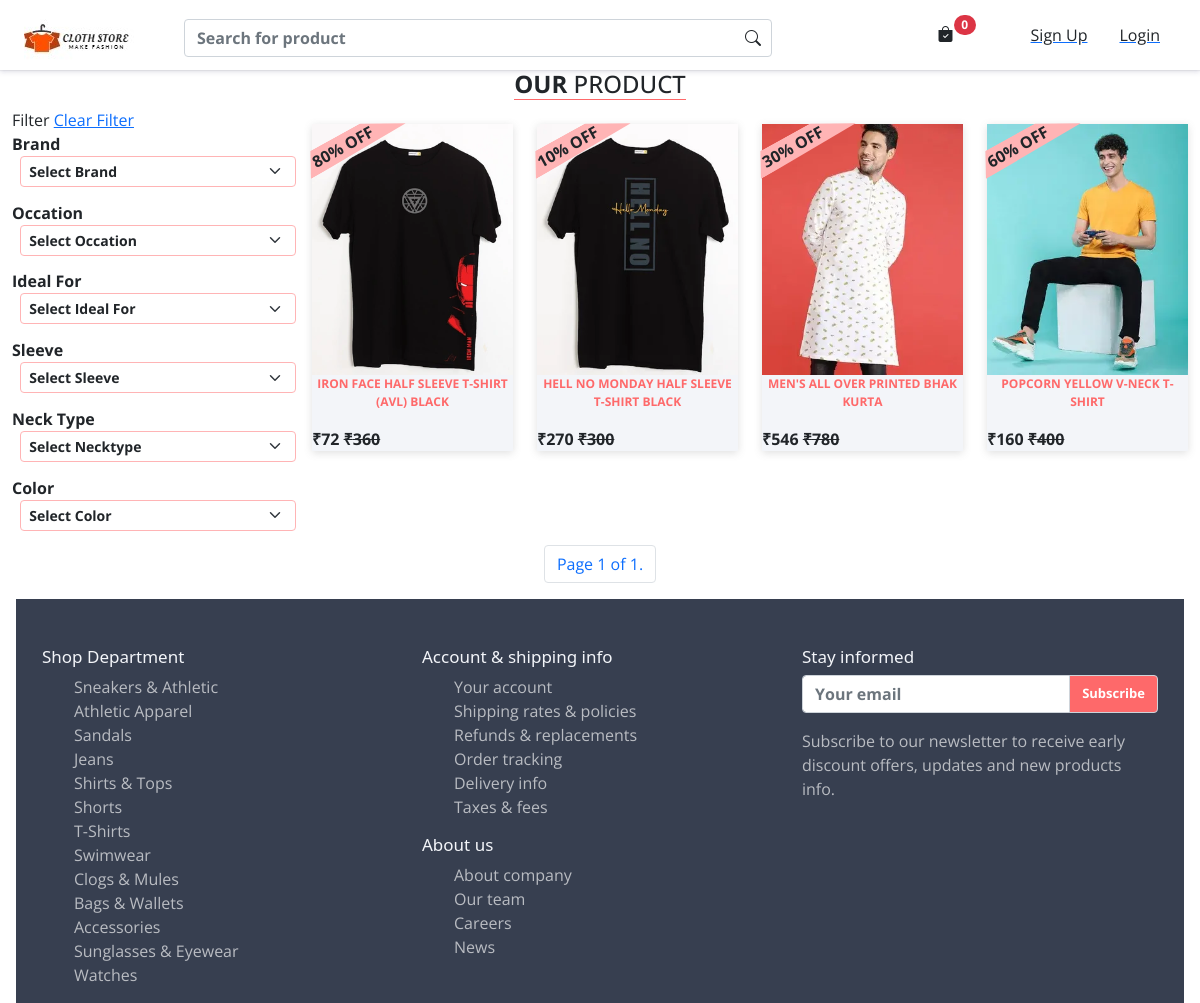
The page / on the database its author committed.
### Store/models/product.py (models this page shows, shortened)
class Tshirt(models.Model):
    tshirt_name = models.CharField(max_length=100, null=False)
    slug = models.CharField(max_length=200 , null=False , unique=True , default='')
    tshirt_Desc = models.CharField(max_length=100, null=True, blank=True)
    discount = models.IntegerField()
    tshirt_img = models.ImageField(upload_to='upload/img', null=False)
    tshirt_img2 = models.ImageField(upload_to='upload/img', null=True, blank=True)
    tshirt_img3 = models.ImageField(upload_to='upload/img', null=True , blank=True)
    occasion = models.ForeignKey(Occasion, on_delete=models.CASCADE)
    Ideal_for = models.ForeignKey(IdealFor, on_delete=models.CASCADE)
    Neck_type = models.ForeignKey(NeckType, on_delete=models.CASCADE)
    sleeve = models.ForeignKey(Sleeve, on_delete=models.CASCADE)
    brand = models.ForeignKey(Brand, on_delete=models.CASCADE)
    color = models.ForeignKey(Color, on_delete=models.CASCADE)

class SizeVariant(models.Model):
    SIZES = (
        ('S', 'Small'),
        ('M', 'Medium'),
        ('L', 'Large'),
        ('XL', 'XL'),
        ('XXL', 'XXL'),
    )
    price = models.IntegerField()
    tshirt = models.ForeignKey(Tshirt, on_delete=models.CASCADE)
    size = models.CharField(choices=SIZES, max_length=5)

### Store/views/index.py (the view)
# urls.py: path('', index , name='indexpage'),
def index(request):
    Slider = slider.objects.filter(Show_Slider=True)
    data = request.GET
    page = data.get('page')
    if page is None or page == '':
        page = 1
    Brands = data.get('brand')
    Occations = data.get('occation')
    Idealfor = data.get('idealfor')
    sleeves = data.get('sleeve')
    necktypes = data.get('necktype')
    colors = data.get('color')
    occation = Occasion.objects.all()
    brand = Brand.objects.all()
    color = Color.objects.all()
    idealfor = IdealFor.objects.all()
    sleeve = Sleeve.objects.all()
    necktype = NeckType.objects.all()
    tshirt = Tshirt.objects.all()
    if Brands !="" and Brands != None:
        tshirt = tshirt.filter(brand__slug=Brands)
    if Occations !='' and Occations != None:
        tshirt = tshirt.filter(occasion__slug=Occations)
    if  Idealfor !='' and Idealfor != None:
        tshirt = tshirt.filter(Ideal_for__slug=Idealfor)
    if  sleeves !='' and sleeves != None:
        tshirt = tshirt.filter(sleeve__slug=sleeves)
    if necktypes != '' and necktypes != None:
        tshirt = tshirt.filter(Neck_type__slug=necktypes)
    if colors != '' and colors != None:
        tshirt = tshirt.filter(color__slug=colors)
    paginator = Paginator(tshirt , 5)
    page_obj = paginator.get_page(page)
    data = request.GET.copy()
    data['page']=''
    pageurl = urlencode(data)
    context = {
        'occation':occation,
        'brand':brand,
        'color':color,
        'idealfor':idealfor,
        'sleeve':sleeve,
        'necktype':necktype,
        'page_obj':page_obj,
        'Slider':Slider,
        'pageurl':pageurl
    }
    return render(request , 'index.html' , context=context)

### Store/templatetags/tshirt_tag.py (called while the page is built)
@register.simple_tag
def min_price(tshirt):
    size = tshirt.sizevariant_set.all().order_by('price').first() #return min size
    return floor(size.price)

@register.simple_tag
def sale_price(tshirt):
    Price = min_price(tshirt) #return price
    Discount = tshirt.discount #return Discount
    return floor(Price - (Price*Discount/100)) #return sale price

@register.simple_tag
def rupee():
    return f"₹"

@register.simple_tag
def selected_attr(request_slug , slug):
    if (request_slug == slug):
        return 'selected'
    else:
        return ''

### Store/templates/index.html (shortened to what this page needs)
{% extends "base.html" %}
{% load tshirt_tag %}
{% load static %}
{% block content%}
<div class="container-fluid mt-0">
  <div class="row">
    <div class="col-12 d-flex justify-content-center">
      <h4 class="best-saller"> <span class="fw-bold text-uppercase">OUR</span> <span
          class="text-uppercase">PRODUCT</span>
      </h4>
    </div>
  </div>
</div>
<div class="container-fluid">
  <div class="row">
    <div class="col-md-3">
      <div class="">
        <span>Filter</span> <a href="/" class="t   ext-decoration-none"><span>Clear Filter</span></a>
      </div>
      <form id='filterform' action="/">
        <div class="filter">
          <label for="necktype" class="fw-bold">Brand</label>
          <select onchange="SubmitForm()" class="form-select form-select-sm fw-bold" name="brand"
            aria-label=".form-select-sm example">
            <option value="">Select Brand</option>
          </select>
          <label for="necktype" class="fw-bold">Occation</label>
          <select onchange="SubmitForm()" class="form-select form-select-sm fw-bold" name="occation"
            aria-label=".form-select-sm example">
            <option value="">Select Occation</option>
          </select>
          <label for="necktype" class="fw-bold">Ideal For</label>
          <select onchange="SubmitForm()" class="form-select form-select-sm fw-bold" name="idealfor"
            aria-label=".form-select-sm example">
            <option value="">Select Ideal For</option>
          </select>
          <label for="necktype" class="fw-bold">Sleeve</label>
          <select onchange="SubmitForm()" class="form-select form-select-sm fw-bold" name="sleeve"
            aria-label=".form-select-sm example">
            <option value="">Select Sleeve</option>
          </select>
          <label for="necktype" class="fw-bold">Neck Type</label>
          <select onchange="SubmitForm()" class="form-select form-select-sm fw-bold" name="necktype" id="necktype"
            aria-label=".form-select-sm example">
            <option value="">Select Necktype</option>
          </select>
          <label for="necktype" class="fw-bold">Color</label>
          <select onchange="SubmitForm()" class="form-select form-select-sm fw-bold" name="color"
            aria-label=".form-select-sm example">
            <option value="">Select Color</option>
          </select>
        </div>
      </form>
    </div>
    <div class="col-md-9">
      <div class="row">
        {% for tshirt in page_obj %}
        <div class="col-6 col-md-3 mt-3">
          <div class="main-arrival-body">
            <div class="main-arrival">
              <div class="lable">
                <p>{{tshirt.discount}}% OFF</p>
              </div>
              <div class="arrival-img">
                <a href="/product_detail/{{tshirt.slug}}"><img src="{{tshirt.tshirt_img.url}}" class="img-2 img-fluid"
                    alt=""></a>
              </div>
              <div class="productname-ratting">
                <div class="prod-name">
                  <p class="text-center fw-bold">{{tshirt.tshirt_name}}</p>
                </div>
                <span class=" fw-bold text-center">{%rupee%}{%sale_price tshirt%}</span>
                <del><span class=" fw-bold text-center">{%rupee%}{%min_price tshirt%}</span></del>
              </div>
            </div>
          </div>
        </div>
        {% endfor %}
      </div>
    </div>
    <nav aria-label="Page navigation">
      <ul class="pagination justify-content-center">
        <li class="page-item">
          <a class="page-link" href=""> Page {{ page_obj.number }} of {{ page_obj.paginator.num_pages }}.</a>
        </li>
      </ul>
    </nav>
  </div>
</div>
{% endblock%}

### Store/templates/base.html (shortened to what this page needs)
{% load static %}
<!DOCTYPE html>
<html lang="en">
<head>
  <link href="https://cdn.jsdelivr.net/npm/bootstrap@5.0.2/dist/css/bootstrap.min.css" rel="stylesheet"
>
  <link rel="stylesheet" href="https://cdn.jsdelivr.net/npm/bootstrap-icons@1.5.0/font/bootstrap-icons.css">
  <link rel="stylesheet" href="{% static 'css/style.css' %}">
  <link rel="stylesheet" href="{% static 'css/owl.carousel.css' %}">
  <link rel="stylesheet" href="{% static 'css/owl.theme.default.css' }">
  <link rel="stylesheet" href="{% static 'css/splide.min.css' %}">
  <link rel="stylesheet" href="{% static 'css/splide-default.min.css' %}">
  <link href="https://unpkg.com/aos@2.3.1/dist/aos.css" rel="stylesheet">
</head>
<div class="container-fluid main-section-nav">
  <nav class="navbar navbar-expand-lg navbar-light middle-nav">
    <div class="container-fluid">
      <a class="navbar-brand" href="/"><img src="{% static 'img/logo/logo.png' %}" alt="" class="img-fluid logo"></a>
      <ul class="list-group list-group-horizontal">
        <a href="/cart"><buton type="button" class="btn position-relative" style="padding-right: 60px;">
          <i class="bi bi-bag-check-fill"></i>
          <span class="position-absolute badge rounded-pill bg-danger">
          {{request.session.cart|length}}
          </span>
        </button></a>
        {% if request.user.is_authenticated %}
        <div class="btn-group manoj1">
          <button type="button" class="user-name btn dropdown-toggle" data-bs-toggle="dropdown" data-bs-display="static"
            aria-expanded="false">{{request.user.first_name.0}}</button>
          <ul class="dropdown-menu dropdown-menu-end dropdown-menu-lg-start">
            <li><a class="dropdown-item" href="/order">Order</a></li>
            <li><a class="dropdown-item" href="/accounts/LogOut">Log Out</a></li>
          </ul>
        </div>
        {% else %}
        <a href="/accounts/register">
          <li class="list-group-item">Sign Up</li>
        </a>
        <a href="/accounts/login">
          <li class="list-group-item">Login</li>
        </a>
        {% endif %}
      </ul>
    </div>
  </nav>
  <div class="container">
    <div class="row d-flex">
      <form class="search-form">
        <input class="form-control fw-bold" type="" placeholder="Search for product" aria-label="Search">
        <button class="btn search-icon seaarch-icon-2" type="submit"><i class="bi bi-search "></i></button>
      </form>
    </div>
  </div>
</div>
{%block content%}
{%endblock%}
<div class="footer mx-3 pt-5">
  <div class="container">
    <div class="row">
      <div class="col-md-4 col-sm-6">
        <div class="footer-main-body">
          <div class="footer-name">
            <h3>Shop Department</h3>
          </div>
          <div class="footer-product-name">
            <ul class="footer-ul-item">
              <li class=""><a class="" href="#">Sneakers &amp; Athletic</a></li>
              <li class=""><a class="" href="#">Athletic Apparel</a></li>
              <li class=""><a class="" href="#">Sandals</a></li>
              <li class=""><a class="" href="#">Jeans</a></li>
              <li class=""><a class="" href="#">Shirts &amp; Tops</a></li>
              <li class=""><a class="" href="#">Shorts</a></li>
              <li class=""><a class="" href="#">T-Shirts</a></li>
              <li class=""><a class="" href="#">Swimwear</a></li>
              <li class=""><a class="" href="#">Clogs &amp; Mules</a></li>
              <li class=""><a class="" href="#">Bags &amp; Wallets</a></li>
              <li class=""><a class="" href="#">Accessories</a></li>
              <li class=""><a class="" href="#">Sunglasses &amp; Eyewear</a></li>
              <li class=""><a class="" href="#">Watches</a></li>
            </ul>
          </div>
        </div>
      </div>
      <div class="col-md-4 col-sm-6">
        <div class="footer-main-body">
          <div class="footer-name">
            <h3>Account & shipping info</h3>
          </div>
          <div class="footer-product-name">
            <ul class="footer-ul-item">
              <li class=""><a class="" href="#">Your account</a></li>
              <li class=""><a class="" href="#">Shipping rates &amp; policies</a></li>
              <li class=""><a class="" href="#">Refunds &amp; replacements</a></li>
              <li class=""><a class="" href="#">Order tracking</a></li>
              <li class=""><a class="" href="#">Delivery info</a></li>
              <li class=""><a class="" href="#">Taxes &amp; fees</a></li>
            </ul>
          </div>
          <div class="about-us">
            <h3>About us</h3>
            <ul class="footer-ul-item">
              <li class=""><a class="" href="#">About company</a></li>
              <li class=""><a class="" href="#">Our team</a></li>
              <li class=""><a class="" href="#">Careers</a></li>
              <li class=""><a class="" href="#">News</a></li>
            </ul>
          </div>
        </div>
      </div>
      <div class="col-md-4 col-sm-6">
        <div class="footer-main-body">
          <div class="footer-name">
            <h3>Stay informed</h3>
          </div>
          <div class="footer-product-name">
            <div class="input-group mb-3">
              <input type="text" class="form-control fw-bold" placeholder="Your email" aria-label="Recipient's username"
                aria-describedby="basic-addon2">
              <span class="input-group-text" id="basic-addon2">Subscribe</span>
            </div>
            <p class="subs-theory">Subscribe to our newsletter to receive early discount offers, updates and new
              products info.</p>
          </div>
        </div>
      </div>
    </div>
  </div>
</div>
</body>
</html>

### Store/static/css/style.css (style rules this page uses)
* { margin: 0px; padding: 0px; -webkit-box-sizing: border-box; box-sizing: border-box; font-family: 'Open Sans', sans-serif; }
.main-section-nav { position: -webkit-sticky; position: sticky; top: 0; z-index: 3; -webkit-box-shadow: rgba(50, 50, 105, 0.15) 0px 2px 5px 0px, rgba(0, 0, 0, 0.05) 0px 1px 1px 0px; box-shadow: rgba(50, 50, 105, 0.15) 0px 2px 5px 0px, rgba(0, 0, 0, 0.05) 0px 1px 1px 0px; }
.navbar { top: 0; width: 100%; background-color: white; padding-top: 0rem !important; padding-bottom: 0rem !important; height: 70px; }
.logo { position: relative; top: 5px; }
.search-form { position: absolute; top: 19px; left: 172px; width: 51%; }
.seaarch-icon-2 { position: absolute; top: 0px; right: 10px; }
.list-group-item { background: none; border: none; cursor: pointer; }
.best-saller { border-bottom: 1px solid #fe696a; }
.prod-name { font-size: 12px; color: #fe696a; text-transform: uppercase; -webkit-transition: 0.3s; transition: 0.3s; }
.form-select { border: 1px solid #ffb4b5; margin: 0% 0% 5% 3%; }
.main-arrival-body { cursor: pointer; background-color: #f3f5f9; -webkit-box-shadow: rgba(99, 99, 99, 0.2) 0px 2px 8px 0px; box-shadow: rgba(99, 99, 99, 0.2) 0px 2px 8px 0px; }
.arrival-img { display: -webkit-box; display: -ms-flexbox; display: flex; -webkit-box-pack: center; -ms-flex-pack: center; justify-content: center; position: relative; }
.lable { -webkit-clip-path: polygon(12% 0, 63% 0, 100% 88%, 0 100%); clip-path: polygon(12% 0, 63% 0, 100% 88%, 0 100%); position: absolute; z-index: 1; cursor: pointer; -webkit-transform: rotate(-29deg); transform: rotate(-29deg); font-weight: bold; padding: 0px 10px 0px 10px; display: inline-block; max-height: 25px; background-color: #ffb4b5; width: 110px; margin: 5px 0px 0px -14px; }
.footer { background-color: #373f50; }
.footer-name h3 { font-family: system-ui; font-size: 1.0625rem; font-weight: 500; color: #f3f5f9; cursor: pointer; }
.footer-product-name ul li { list-style: none; }
.footer-product-name ul li a { color: rgba(255, 255, 255, 0.65); text-decoration: none; }
.about-us h3 { font-family: system-ui; font-size: 1.0625rem; font-weight: 500; color: #f3f5f9; cursor: pointer; }
.about-us ul li { list-style: none; }
.about-us ul li a { color: rgba(255, 255, 255, 0.65); text-decoration: none; }
#basic-addon2 { background-color: #fe696a; color: #fff; font-weight: bold; font-size: 13px; }
.footer-ul-item li a { -webkit-transition: color 0.3s ease-in-out; transition: color 0.3s ease-in-out; }
.subs-theory { color: rgba(255, 255, 255, 0.65) !important; -webkit-transition: color 0.3s ease-in-out; transition: color 0.3s ease-in-out; }

### rows shown on the page
Tshirt: discount "80", tshirt_img (picture), tshirt_name "IRON FACE HALF SLEEVE T-SHIRT (AVL) BLACK", rupee "₹", id+discount "72", id.price "360"
Tshirt: discount "10", tshirt_img (picture), tshirt_name "HELL NO MONDAY HALF SLEEVE T-SHIRT BLACK", rupee "₹", id+discount "270", id.price "300"
Tshirt: discount "30", tshirt_img (picture), tshirt_name "MEN'S ALL OVER PRINTED BHAK KURTA", rupee "₹", id+discount "546", id.price "780"
Tshirt: discount "60", tshirt_img (picture), tshirt_name "POPCORN YELLOW V-NECK T-SHIRT", rupee "₹", id+discount "160", id.price "400"

### other values the page prints
{{ request.session.cart|length }} "0"
{{ page_obj.number }} "1"
{{ page_obj.paginator.num_pages }} "1"
